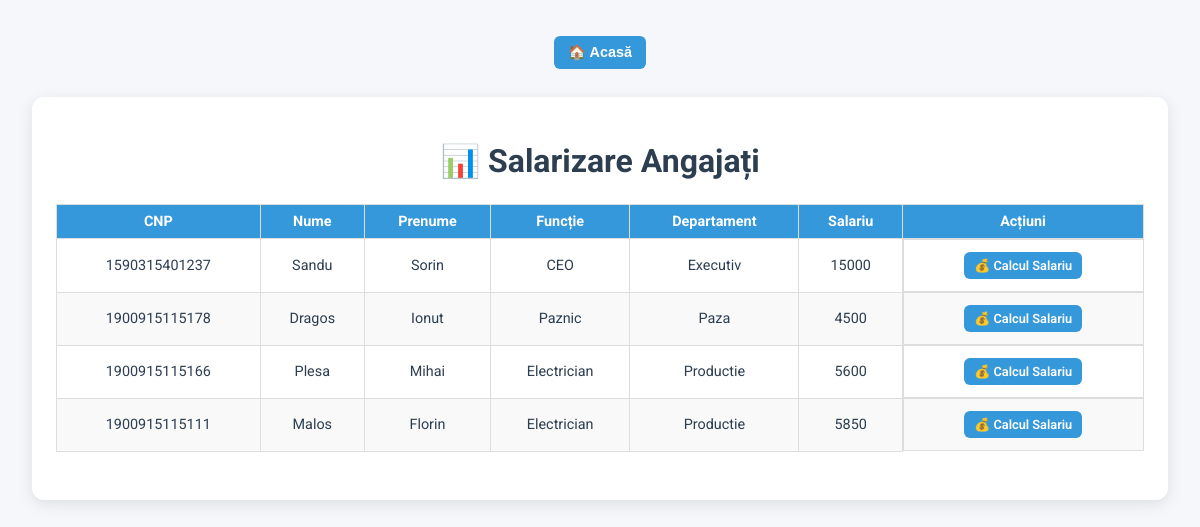
Screenshot of /salarizare (signed in) with the database file from the repository.
### tables this page shows
CREATE TABLE angajati(
            /*Indentificare personala*/
            cnp TEXT PRIMARY KEY,
            nume TEXT NOT NULL,
            prenume TEXT NOT NULL,
            data_nasterii DATE,
            varsta INTEGER NOT NULL CHECK (varsta >= 18),
            gen TEXT CHECK (gen IN('M', 'F', 'Altul')),
            nationalitate TEXT NOT NULL,
            stare_civila TEXT,
            nr_copii INTEGER DEFAULT 0,
            
            /*Date de contact*/
            telefon TEXT,
            adresa_email TEXT,
            adresa_domiciliu TEXT NOT NULL,
            
            /*Educatie si certificari*/
            nivel_educatie TEXT,
            certificari TEXT,
            
            /*Date contractuale*/
            nr_contract TEXT,
            tip_contract TEXT NOT NULL CHECK(tip_contract IN('determinat', 'nedeterminat', 'internship')),
            functie TEXT NOT NULL,
            pozitie_companie TEXT,
            departament TEXT NOT NULL,
            senioritate TEXT NOT NULL CHECK (senioritate IN('junior', 'mid', 'senior')),
            norma TEXT NOT NULL CHECK (norma IN ('Full-time', 'Part-time')),
            data_angajare DATE,
            data_incetare_contract DATE,
            
            /*Date financiare*/
            iban TEXT,
            salariu INTEGER NOT NULL CHECK (salariu >= 4050),
            bonusuri REAL DEFAULT 0,
            
            /*Concedii*/
            concediu_total INTEGER DEFAULT 20,
            concediu_ramas INTEGER DEFAULT 20,
            medicale INTEGER DEFAULT 0,
            
            /* Status si altele */
            status_angajat TEXT DEFAULT 'Activ' CHECK (status_angajat IN('Activ', 'Inactiv', 'Suspendat')),
            observatii TEXT 
            );

### app/routes.py (the view)
@routes.route('/salarizare')
@login_required
def salarizare():
    conn = sqlite3.connect("angajati.db")
    conn.row_factory = sqlite3.Row
    cursor = conn.cursor()
    cursor.execute("SELECT * FROM angajati WHERE status_angajat = 'Activ'")
    angajati = cursor.fetchall()
    conn.close()
    return render_template("salarizare.html", angajati=angajati)

### app/funct.py (called while the page is built)
def login_required(f):
    @wraps(f)
    def wrapper(*args, **kwargs):
        if 'username' not in session or session['username'] != 'admin':
            return redirect(url_for('routes.login'))
        return f(*args, **kwargs)
    return wrapper

### templates/salarizare.html (shortened to what this page needs)
<!DOCTYPE html>
<html lang="ro">
<head>
</head>
<body>
    <nav>
        <form action="{{ url_for('routes.index') }}" method="get" style="display:inline;">
            <button type="submit" class="btn">🏠 Acasă</button>
        </form>
    </nav>
    <div class="container">
        <h1>📊 Salarizare Angajați</h1>
        <table>
            <thead>
                <tr>
                    <th>CNP</th>
                    <th>Nume</th>
                    <th>Prenume</th>
                    <th>Funcție</th>
                    <th>Departament</th>
                    <th>Salariu</th>
                    <th>Acțiuni</th>
                </tr>
            </thead>
            <tbody>
                {% for angajat in angajati %}
                <tr>
                    <td>{{ angajat['cnp'] }}</td>
                    <td>{{ angajat['nume'] }}</td>
                    <td>{{ angajat['prenume'] }}</td>
                    <td>{{ angajat['functie'] }}</td>
                    <td>{{ angajat['departament'] }}</td>
                    <td>{{ angajat['salariu'] }}</td>
                    <td class="actions">
                         <a href="{{ url_for('routes.calcul_salar', cnp=angajat['cnp']) }}" class="btn">💰 Calcul Salariu</a>
                    </td>
                </tr>
                {% else %}
                <tr>
                    <td colspan="7" style="color:#e74c3c; font-weight:600;">Nu există angajați pentru perioada selectată.</td>
                </tr>
                {% endfor %}
            </tbody>
        </table>
    </div>
</body>
</html>

### templates/salarizare.html (style rules this page uses)
body { background: #f5f7fa; font-family: 'Roboto', sans-serif; margin: 0; padding: 2rem; color: #2c3e50; }
h1 { text-align: center; margin-bottom: 1.5rem; }
nav { text-align: center; margin-bottom: 1.5rem; }
.btn { display: inline-block; padding: 8px 14px; margin: 4px; background: #3498db; color: #fff; border-radius: 6px; text-decoration: none; font-weight: 600; font-size: 0.9rem; transition: 0.3s; border: none; cursor: pointer; }
.container { max-width: 1100px; margin: 0 auto; background: #fff; padding: 1.5rem; border-radius: 12px; box-shadow: 0 4px 15px rgba(0,0,0,0.1); }
table { width: 100%; border-collapse: collapse; margin-bottom: 1.5rem; }
th, td { padding: 8px; border: 1px solid #ddd; text-align: center; font-size: 0.9rem; }
thead { background: #3498db; color: #fff; }
tr:nth-child(even) { background: #f9f9f9; }
td.actions { display: flex; justify-content: center; gap: 6px; }
td.actions .btn { font-size: 0.8rem; padding: 6px 10px; }

### rows the page displays
angajati: cnp "1590315401237", nume "Sandu", prenume "Sorin", functie "CEO", departament "Executiv", salariu "15000"
angajati: cnp "1900915115178", nume "Dragos", prenume "Ionut", functie "Paznic", departament "Paza", salariu "4500"
angajati: cnp "1900915115166", nume "Plesa", prenume "Mihai", functie "Electrician", departament "Productie", salariu "5600"
angajati: cnp "1900915115111", nume "Malos", prenume "Florin", functie "Electrician", departament "Productie", salariu "5850"
